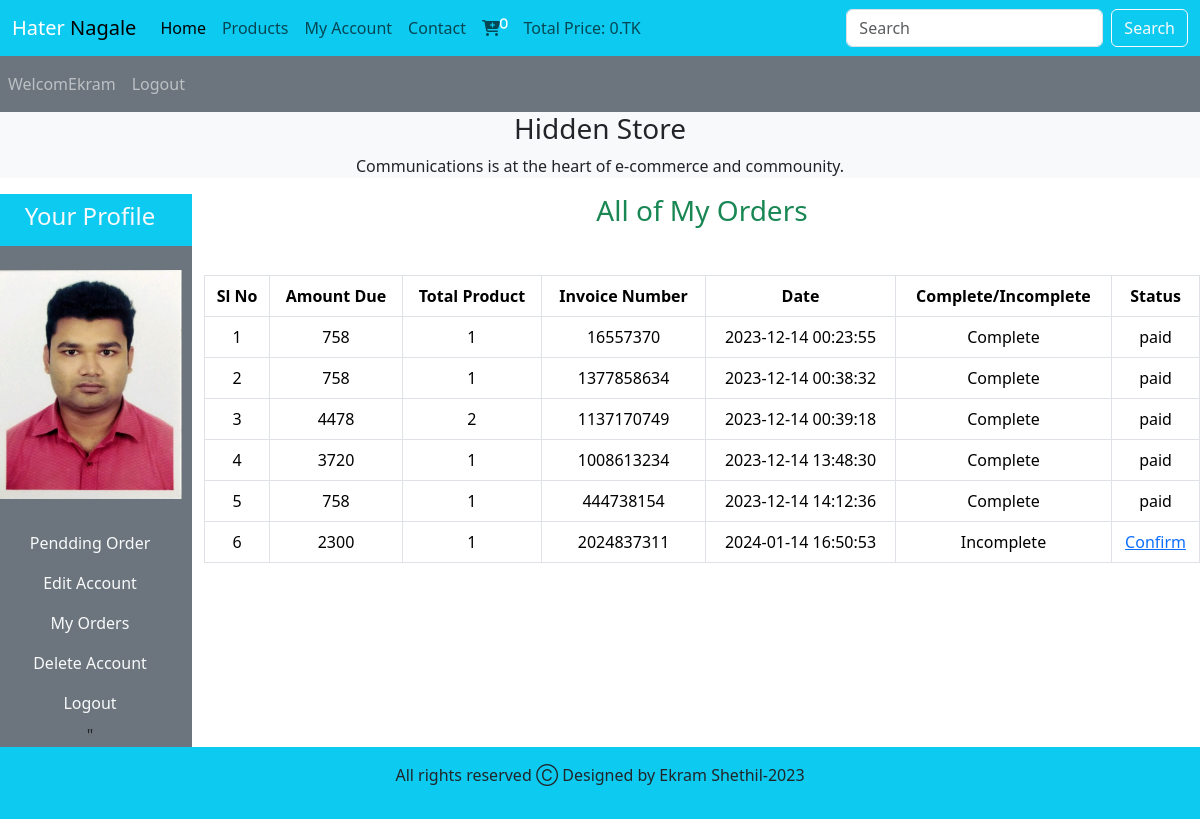
/user_area/profile.php?my_orders (signed in), run on the app's committed database.
### tables this page shows
CREATE TABLE `user_table` (
  `user_id` int(11) NOT NULL,
  `user_name` varchar(100) NOT NULL,
  `user_email` varchar(100) NOT NULL,
  `user_password` varchar(255) NOT NULL,
  `user_image` varchar(255) NOT NULL,
  `user_ip` varchar(255) NOT NULL,
  `user_address` varchar(255) NOT NULL,
  `user_mobile` varchar(20) NOT NULL
);

CREATE TABLE `user_orders` (
  `order_id` int(11) NOT NULL,
  `user_id` int(11) NOT NULL,
  `amount_due` int(255) NOT NULL,
  `invoice_number` int(255) NOT NULL,
  `total_products` int(255) NOT NULL,
  `order_date` timestamp NOT NULL DEFAULT current_timestamp() ON UPDATE current_timestamp(),
  `order_status` varchar(255) NOT NULL
);

### user_area/user_orders.php (the view, shortened to what this page needs)
<!DOCTYPE html>
<html lang="en">
<head>
</head>
<body>
    <?php
    $user_name = $_SESSION['username'];
    $get_user = "SELECT * FROM user_table WHERE user_name='$user_name'";
    $result = mysqli_query($con,$get_user);
    $row_fatch = mysqli_fetch_assoc($result);
    $user_id = $row_fatch['user_id'];
    ?>
    <h3 class="text-success">All of My Orders</h3>
    <table class="table table-bordered mt-5">
        <thead>
            <tr class='bg-info'>
            <th>Sl No</th>
            <th>Amount Due</th>
            <th>Total Product</th>
            <th>Invoice Number</th>
            <th>Date</th>
            <th>Complete/Incomplete</th>
            <th>Status</th>
            </tr>
        </thead>
        <tbody>
            <?php
            $get_order = "SELECT * FROM user_orders WHERE user_id='$user_id'";
            $result_orders = mysqli_query($con,$get_order);
            $number = 1;
            while($row_order=mysqli_fetch_assoc($result_orders)){
                $order_id = $row_order['order_id'];
                $amount_due = $row_order['amount_due'];
                $invoice_number = $row_order['invoice_number'];
                $total_products = $row_order['total_products'];
                $order_date = $row_order['order_date'];
                $order_status = $row_order['order_status'];
                if($order_status=='pending'){
                    $order_status = 'Incomplete';
                }
                else{
                    $order_status='Complete';
                }
                echo "<tr>
                <td>$number</td>
                <td>$amount_due</td>
                <td>$total_products</td>
                <td>$invoice_number</td>
                <td>$order_date</td>
                <td>$order_status</td>";
                ?>
                <?php
                if($order_status=='Complete'){
                    echo "<td>paid</td>";
                }
                else{
                echo "<td><a href='confirm_payment.php?order_id=$order_id' class='text-center'>Confirm</a></td>
            </tr>";
                }
            $number++;
            }
            ?>
        </tbody>
    </table>
</body>
</html>

### user_area/profile.php (shortened to what this page needs)
<?php
require_once "../functions/common_function.php";
?>
<!DOCTYPE html>
<html lang="en">
<head>
    <link rel="stylesheet" href="../style.css">
    <link href="https://cdn.jsdelivr.net/npm/bootstrap@5.3.2/dist/css/bootstrap.min.css" rel="stylesheet">
    <link rel="stylesheet" href="https://cdnjs.cloudflare.com/ajax/libs/font-awesome/6.4.2/css/all.min.css" />
</head>
<body>
    <div class="container-fluid p-0">
        <nav class="navbar navbar-expand-lg navbar-light bg-info">
  <div class="container-fluid">
    <a class="navbar-brand" href="#"><span style="color: white; font-size: 20px;">Hater</span> Nagale</a>
    <div class="collapse navbar-collapse" id="navbarSupportedContent">
      <ul class="navbar-nav me-auto mb-2 mb-lg-0">
        <li class="nav-item">
          <a class="nav-link active" aria-current="page" href="../index.php">Home</a>
        </li>
        <li class="nav-item">
          <a class="nav-link" href="../display_all.php">Products</a>
        </li>
        <?php
          if(!isset($_SESSION['username'])){
            echo "<li class='nav-item'>
            <a class='nav-link' href='./user_area/user_registration.php'>Register</a>
          </li>";
          }
          else{
            echo "<li class='nav-item'>
            <a class='nav-link' href='profile.php'>My Account</a>
          </li>";
          }
          ?>
        <li class="nav-item">
          <a class="nav-link" href="#">Contact</a>
        </li>
        <li class="nav-item">
          <a class="nav-link" href="../cart.php"><i class="fa-sharp fa-solid fa-cart-plus"><sup style="color:white"><?php addCart_items();?></sup></i></a>
        </li>
        <li class="nav-item">
          <a class="nav-link" href="#">Total Price: <?php total_cart_price();?>.TK</a>
        </li>
      </ul>
      <form class="d-flex" role="search" action="search_product.php" method="get">
        <input class="form-control me-2" type="search" placeholder="Search" aria-label="Search" name="search_data">
        <input type="submit" value="Search" class="btn btn-outline-light" name="search_data_product">
      </form>
    </div>
  </div>
</nav>
<nav class="navbar navbar-expand-lg navbar-dark bg-secondary">
    <ul class="navbar-nav me-auto">
      <?php
      if(!isset($_SESSION['username'])){
        echo "<li class='nav-item'>
        <a class='nav-link' href='#'>Welcome Guest</a>
    </li>";
      }
      else{
        echo "<li class='nav-item'>
        <a class='nav-link' href='#'>Welcom".$_SESSION['username']."</a>
    </li>";
      }
    if(!isset($_SESSION['username'])){
      echo "<li class='nav-item'>
      <a class='nav-link' href='user_login.php'>LogIn</a>
  </li>";
    }
  else{
     echo "<li class='nav-item'>
     <a class='nav-link' href='logout.php'>Logout</a>
  </li>";
    }
      ?>
    </ul>
</nav>
<div class="bg-light">
    <h3 class="text-center">Hidden Store</h3>
    <p class="text-center">Communications is at the heart of e-commerce and commounity.</p>
</div>
<div class="row">
<div class="col-md-2 bg-secondary p-0">
<ul class="navbar-nav me-auto text-center">
            <li class="nav-item bg-info">
                <a href="" class="nav-link text-light"><h4>Your Profile</h4></a>
            </li>
           <?php
           $user_name = $_SESSION['username'];
            $user_image = "SELECT * FROM user_table WHERE user_name='$user_name'";
            $user_image2=mysqli_query($con,$user_image);
            $row_image = mysqli_fetch_array($user_image2);
            $user_image3=$row_image['user_image'];
            ?>
            <li class='nav-item'>
            <img src='./user_images/<?php echo $user_image3;?>' alt='img' class='profile_img my-4'>
            </li>
            <li class='nav-item'>
                <a href='profile.php' class='nav-link text-light'>Pendding Order</a>
            </li>
            <li class='nav-item'>
                <a href='profile.php?edit_account' class='nav-link text-light'>Edit Account</a>
            </li>
            <li class='nav-item'>
                <a href='profile.php?my_orders' class='nav-link text-light'>My Orders</a>
            </li>
            <li class='nav-item'>
                <a href='profile.php?delete_account' class='nav-link text-light'>Delete Account</a>
            </li>
            <li class='nav-item'>
                <a href='logout.php' class='nav-link text-light'>Logout</a>
            </li>"
        </ul>
</div>
    <div class="col-md-10 text-center">
        <?php get_user_order_details();
        if(isset($_GET['my_orders'])){
          include_once "user_orders.php";
        }
        ?>
    </div>
</div>
<?php include_once "../includes/footer.php";?>
</div>
</body>
</html>

### style.css (style rules this page uses)
* { margin: 0; padding: 0; box-sizing: border-box; }

### user_area/profile.php (style rules this page uses)
body { overflow-x: hidden; }
.profile_img { width: 90%; margin: auto; display: block; object-fit: contain; }

### data on the page
user_table: user_image (picture)
user_orders: amount_due "758", total_products "1", invoice_number "16557370", order_date "2023-12-14 00:23:55", order_status "Complete", shows "paid"
user_orders: amount_due "758", total_products "1", invoice_number "1377858634", order_date "2023-12-14 00:38:32", order_status "Complete", shows "paid"
user_orders: amount_due "4478", total_products "2", invoice_number "1137170749", order_date "2023-12-14 00:39:18", order_status "Complete", shows "paid"
user_orders: amount_due "3720", total_products "1", invoice_number "1008613234", order_date "2023-12-14 13:48:30", order_status "Complete", shows "paid"
user_orders: amount_due "758", total_products "1", invoice_number "444738154", order_date "2023-12-14 14:12:36", order_status "Complete", shows "paid"
user_orders: amount_due "2300", total_products "1", invoice_number "2024837311", order_date "2024-01-14 16:50:53", order_status "Incomplete"

### other printed values
$count_cart_item "0"
$total_price "0"
$_SESSION['username'] "Ekram"
